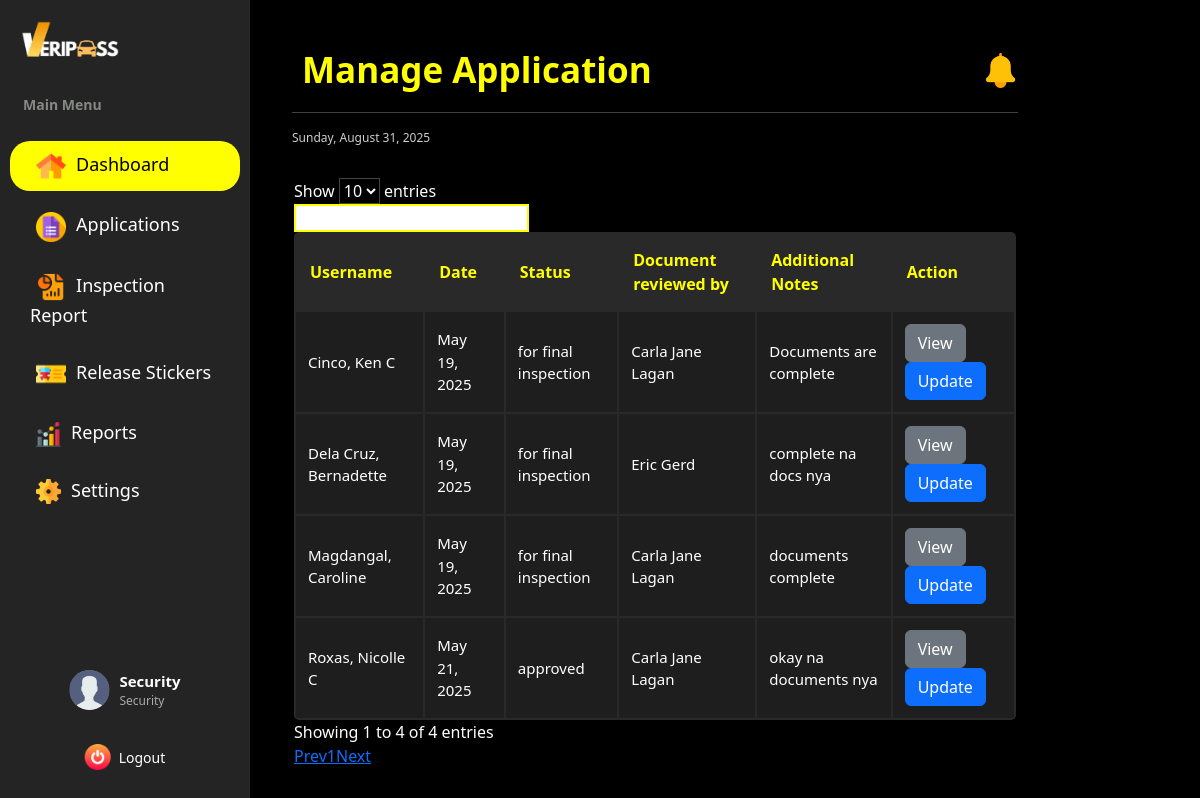
Screenshot of /dashboard/security/manage_application/ (signed in) with the database file from the repository.
### vehicle_pass/models.py (models this page shows, shortened)
class BaseModel(models.Model):
    created_at = models.DateTimeField(auto_now_add=True, db_index=True)
    updated_at = models.DateTimeField(auto_now=True)
    class Meta:
        abstract = True

class Registration(BaseModel):
    STATUS_CHOICES = [
        ('pending', 'Pending'),
        ('cancelled', 'Cancelled'),
        ('for payment', 'For Payment'),
        ('reviewing documents', 'Reviewing Documents'),
        ('for final inspection', 'For Final Inspection'),
        ('approved', 'Approved'),
        ('rejected', 'Rejected')
    ]
    registrationNumber = models.BigAutoField(primary_key=True)
    user = models.ForeignKey(UserProfile, on_delete=models.CASCADE)
    vehicle = models.ForeignKey(Vehicle, on_delete=models.CASCADE)
    files = models.URLField(max_length=250)
    status = models.CharField(max_length=20, choices=STATUS_CHOICES, default='pending')
    remarks = models.TextField(null=True)
    document_reviewed_by = models.ForeignKey(SecurityProfile, on_delete=models.CASCADE, null=True, blank=True)
    def __str__(self):
        return f"Registration {self.registrationNumber} for {self.user.lastname}, {self.user.firstname}"

class UserProfile(BaseModel):
    ROLE_CHOICES = [('user', 'User'),
        ('security', 'Security'),
        ('cashier', 'Cashier'),
        ('admin', 'Admin')
        ]
    SCHOOL_ROLE_CHOICES = [('student', 'Student'),
                   ('faculty', 'Faculty'),
                   ('university personnel', 'University Personnel')
                   ]
    profile_picture = models.ImageField(
        upload_to='profile_pictures/',
        blank=True,
        null=True,
    )
    corporate_email = models.EmailField(max_length=50, unique=True)
    password = models.CharField(max_length=128)
    lastname = models.CharField(max_length=25)
    firstname = models.CharField(max_length=50)
    middle_name = models.CharField(max_length=25, blank=True, null=True)
    suffix = models.CharField(max_length=5, blank=True, null=True)
    dl_number = models.CharField(max_length=15, blank=True, null=True)
    college = models.CharField(max_length=100, blank=True, null=True)
    program = models.CharField(max_length=100, blank=True, null=True)
    department = models.CharField(max_length=100, blank=True, null=True)
    address = models.CharField(max_length=100, blank=True, null=True)
    role = models.CharField(max_length=20, choices=ROLE_CHOICES, default='user', null=True)
    school_role = models.CharField(max_length=20, choices=SCHOOL_ROLE_CHOICES, null=True, blank=True)

class SecurityProfile(BaseModel):
    user = models.ForeignKey(UserProfile, on_delete=models.CASCADE)
    profile_picture = models.ImageField(
        upload_to='profile_pictures/',
        blank=True,
        null=True,
    )
    badgeNumber = models.CharField(max_length=10)
    job_title = models.CharField(max_length=30)

### vehicle_pass/views.py (the view)
# urls.py: path("dashboard/security/manage_application/", SecurityViewApplication.as_view(), name="security_manage_application"),
class SecurityViewApplication(CustomLoginRequiredMixin, ListView):
    model = Registration
    template_name = 'Security Dashboard/Security_Application.html'
    context_object_name = 'applications'
    paginate_by = 20
    def get_context_data(self, **kwargs):
        context = super().get_context_data(**kwargs)
        applications = context['applications']
        print(f"Applications count: {len(applications)}")
        if applications:
            print(f"First application: {applications[0]}")
        return context

### vehicle_pass/authentication.py (called while the page is built)
    def dispatch(self, request, *args, **kwargs):
        if not request.session.get("user_id"): #overrides the django dispatch
            return redirect("login")  #redirect to login if no active on session
        return super().dispatch(request, *args, **kwargs)

### vehicle_pass/context_processors.py (called while the page is built)
def admin_user_context(request):
    if hasattr(request, 'session') and 'user_id' in request.session:
        try:
            user_id = request.session.get('user_id')
            admin_user = UserProfile.objects.get(id=user_id, role='admin')
            admin_name = f"{admin_user.firstname} {admin_user.lastname}"
        except Exception as e:
            admin_name = "Admin"
    else:
        admin_name = "Not Logged In"
    return {'admin_name': admin_name}

def cashier_user_context(request):
    if hasattr(request, 'session') and 'user_id' in request.session:
        try:
            user_id = request.session.get('user_id')
            cashier_user = UserProfile.objects.get(id=user_id, role='cashier')
            cashier_name = f"{cashier_user.firstname} {cashier_user.lastname}"
        except Exception as e:
            cashier_name = "Cashier"
    else:
        cashier_name = "Not Logged In"
    return {'cashier_name': cashier_name}

def default_user_context(request):
    if hasattr(request, 'session') and 'user_id' in request.session:
        try:
            user_id = request.session.get('user_id')
            default_user = UserProfile.objects.get(id=user_id, role='user')
            user_name = f"{default_user.firstname} {default_user.lastname}"
        except Exception as e:
            user_name = "User"
    else:
        user_name = "Not Logged In"
    return {'user_name': user_name}

def security_user_context(request):
    if hasattr(request, 'session') and 'user_id' in request.session:
        try:
            user_id = request.session.get('user_id')
            security_user = UserProfile.objects.get(id=user_id, role='security')
            security_name = f"{security_user.firstname} {security_user.lastname}"
        except Exception as e:
            security_name = "Security"
    else:
        security_name = "Not Logged In"
    return {'security_name': security_name}

### templates/Security Dashboard/Security_Application.html (shortened to what this page needs)
{% extends "includes/security_sidebar.html" %}
{% load static %}
{% block extra_css %}
    <link rel="stylesheet" href="https://cdn.datatables.net/responsive/2.4.1/css/responsive.dataTables.min.css">
    <link rel="stylesheet" href="{% static 'css/security-dashboard-style.css' %}">
    <link rel="stylesheet" href="{% static 'css/sidebar.css' %}">
{% endblock %}
{% block content %}
<div class="main-content flex-grow-1 ms-uto">
    <div class="container-fluid py-1">
            <div class="d-flex flex-column flex-md-row justify-content-between align-items-start align-items-md-center mb-3">
                <h2 class="title mb-3 mb-md-0">Manage Application</h2>
                <div class="d-flex align-items-center gap-3">
                    <a href="Announcements.html" class="text-decoration-none text-light position-relative">
                        <img src="{% static 'images/notification.png' %}" alt="Notifications" width="35" height="35">
                    </a>
                </div>
            </div>
        <hr>
        <small><span id="date"></span></small>
        <br>
        <section class="table-container">
            <table id="myTable" class="users-table">
                <thead>
                    <tr>
                        <th>Username</th>
                        <th>Date</th>
                        <th>Status</th>
                        <th>Document reviewed by</th>
                        <th>Additional Notes</th>
                        <th>Action</th>
                    </tr>
                </thead>
                <tbody>
                {% for applicant in applications %}
                    <tr>
                        <td>{{ applicant.user.lastname }}, {{ applicant.user.firstname }} {{ applicant.user.middle_name|default_if_none:""|slice:":1" }} {{ registration.user.suffix|default_if_none:""}}</td>
                        <td>{{ applicant.created_at|date:"F d, Y" }}</td>
                        <td>{{ applicant.status }}</td>
                        <td>{{ applicant.document_reviewed_by.user.firstname }} {{ applicant.document_reviewed_by.user.lastname }}  </td>
                        <td>{{ applicant.remarks|default_if_none:"no remarks" }}</td>
                        <td>
                            <a href="{% url 'security_view_specific_application' applicant.pk %}" class="btn btn-secondary">View</a>
                            <a href="{% url 'security_update_application' applicant.pk %}" class="btn btn-primary">Update</a>
                        </td>
                {% endfor %}
                </tbody>
            </table>
        </section>
    </div>
</div>
{% endblock %}

### static/css/sidebar.css (style rules this page uses)
@media (min-width: 1200px) { .main-content { margin-left: 250px; width: calc(100% - 250px); padding: 30px; transition: margin-left 0.3s ease, width 0.3s ease; } }

### static/css/security-dashboard-style.css (style rules this page uses)
* { margin: 0; padding: 0; box-sizing: border-box; }
body { font-family: system-ui, -apple-system, BlinkMacSystemFont, 'Segoe UI', Roboto, Oxygen, Ubuntu, Cantarell, 'Open Sans', 'Helvetica Neue', sans-serif !important; display: flex; background-color: black !important; color: white !important; transition: all 0.3s ease; }
.title { margin: 0; font-size: 35px; display: flex; align-items: center; font-weight: bold; color: yellow; justify-content: space-between; padding: 5px 10px; }
#date { font-size: 12px; color: rgb(208, 206, 206) !important; margin: 0; display: flex; align-items: center; margin-bottom: 5px; }
.table-container { background: rgb(0, 0, 0); padding: 2px; border-radius: 5px; }
.users-table { width: 100%; border-collapse: separate; border-radius: 5px; background-color: #292929; color: white; }
.users-table th { font-weight: bold; padding: 14px; color: yellow; font-size: 16px; }
.users-table td { padding: 12px; font-size: 15px; }
.users-table tr { color: white; }
.users-table tbody tr:nth-child(odd) { background-color: #1e1e1e !important; }
.users-table tbody tr:nth-child(even) { background-color: #1e1e1e !important; }
.users-table th:first-child { cursor: pointer; }
@media (min-width: 1200px) { .main-content { margin-left: 250px; width: calc(100% - 250px); padding: 30px; } }
.users-table { font-size: 14px; }

### templates/Security Dashboard/Security_Application.html (style rules this page uses)
.main-content { flex-grow: 1; padding: 20px; margin-left: 120px; }

### rows the page displays
Registration: user.lastname "Cinco", user.firstname "Ken", user.middle_name "C", created_at "May 19, 2025", status "for final inspection", document_reviewed_by.user.firstname "Carla Jane", document_reviewed_by.user.lastname "Lagan", remarks "Documents are complete"
Registration: user.lastname "Dela Cruz", user.firstname "Bernadette", created_at "May 19, 2025", status "for final inspection", document_reviewed_by.user.firstname "Eric", document_reviewed_by.user.lastname "Gerd", remarks "complete na docs nya"
Registration: user.lastname "Magdangal", user.firstname "Caroline", created_at "May 19, 2025", status "for final inspection", document_reviewed_by.user.firstname "Carla Jane", document_reviewed_by.user.lastname "Lagan", remarks "documents complete"
Registration: user.lastname "Roxas", user.firstname "Nicolle", user.middle_name "C", created_at "May 21, 2025", status "approved", document_reviewed_by.user.firstname "Carla Jane", document_reviewed_by.user.lastname "Lagan", remarks "okay na documents nya"

### other values shown
{{ security_name }} "Security"
